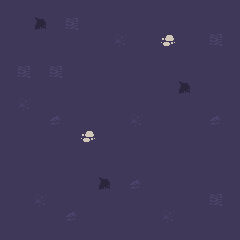

Rendered tile map (Tiled .tmx) drawn with the repository's tilesets; below, a short description and the full map source, tile grids included:
An orthogonal 15x15 tile map with 16x16 px tiles, 4 tile layers (floor, wall, roof, units).

<map version="1.10" tiledversion="2025.05.05" orientation="orthogonal" renderorder="right-down" width="15" height="15" tilewidth="16" tileheight="16" infinite="0" nextlayerid="6" nextobjectid="1">
 <tileset firstgid="1" source="../../tiles/battle/polar.tsx" />
 <layer id="1" name="floor" width="15" height="15">
  <data encoding="csv">
1,1,1,1,1,1,1,1,1,1,1,1,1,1,1,
1,1,2,1,15,1,1,1,1,1,1,1,1,1,1,
1,1,1,1,1,1,1,5,1,1,1,1,1,15,1,
1,1,1,1,1,1,1,1,1,1,1,1,1,1,1,
1,15,1,15,1,1,1,1,1,1,1,1,1,1,1,
1,1,1,1,1,1,1,1,1,1,1,2,1,1,1,
1,5,1,1,1,1,1,1,1,1,1,1,1,1,1,
1,1,1,7,1,1,1,1,5,1,1,1,1,7,1,
1,1,1,1,1,1,1,1,1,1,1,1,1,1,1,
1,1,1,1,1,1,1,1,1,1,1,1,1,1,1,
1,1,1,1,1,1,1,1,1,1,1,1,1,1,1,
1,1,1,1,1,1,2,1,7,1,1,1,1,1,1,
1,1,5,1,1,1,1,1,1,1,1,1,1,15,1,
1,1,1,1,7,1,1,1,1,1,5,1,1,1,1,
1,1,1,1,1,1,1,1,1,1,1,1,1,1,1
</data>
 </layer>
 <layer id="3" name="wall" width="15" height="15">
  <data encoding="csv">
0,0,0,0,0,0,0,0,0,0,0,0,0,0,0,
0,0,0,0,0,0,0,0,0,0,0,0,0,0,0,
0,0,0,0,0,0,0,0,0,0,3,0,0,0,0,
0,0,0,0,0,0,0,0,0,0,0,0,0,0,0,
0,0,0,0,0,0,0,0,0,0,0,0,0,0,0,
0,0,0,0,0,0,0,0,0,0,0,0,0,0,0,
0,0,0,0,0,0,0,0,0,0,0,0,0,0,0,
0,0,0,0,0,0,0,0,0,0,0,0,0,0,0,
0,0,0,0,0,3,0,0,0,0,0,0,0,0,0,
0,0,0,0,0,0,0,0,0,0,0,0,0,0,0,
0,0,0,0,0,0,0,0,0,0,0,0,0,0,0,
0,0,0,0,0,0,0,0,0,0,0,0,0,0,0,
0,0,0,0,0,0,0,0,0,0,0,0,0,0,0,
0,0,0,0,0,0,0,0,0,0,0,0,0,0,0,
0,0,0,0,0,0,0,0,0,0,0,0,0,0,0
</data>
 </layer>
 <layer id="5" name="roof" width="15" height="15">
  <data encoding="csv">
0,0,0,0,0,0,0,0,0,0,0,0,0,0,0,
0,0,0,0,0,0,0,0,0,0,0,0,0,0,0,
0,0,0,0,0,0,0,0,0,0,0,0,0,0,0,
0,0,0,0,0,0,0,0,0,0,0,0,0,0,0,
0,0,0,0,0,0,0,0,0,0,0,0,0,0,0,
0,0,0,0,0,0,0,0,0,0,0,0,0,0,0,
0,0,0,0,0,0,0,0,0,0,0,0,0,0,0,
0,0,0,0,0,0,0,0,0,0,0,0,0,0,0,
0,0,0,0,0,0,0,0,0,0,0,0,0,0,0,
0,0,0,0,0,0,0,0,0,0,0,0,0,0,0,
0,0,0,0,0,0,0,0,0,0,0,0,0,0,0,
0,0,0,0,0,0,0,0,0,0,0,0,0,0,0,
0,0,0,0,0,0,0,0,0,0,0,0,0,0,0,
0,0,0,0,0,0,0,0,0,0,0,0,0,0,0,
0,0,0,0,0,0,0,0,0,0,0,0,0,0,0
</data>
 </layer>
 <layer id="4" name="units" width="15" height="15">
  <data encoding="csv">
0,0,0,0,0,0,0,0,0,0,0,0,0,0,0,
0,0,0,0,0,0,0,0,0,0,0,0,0,0,0,
0,0,0,0,0,0,0,0,0,0,0,0,0,0,0,
0,0,0,0,0,0,0,0,0,0,0,0,0,0,0,
0,0,0,0,0,0,0,0,0,0,0,0,0,0,0,
0,0,0,0,0,0,0,0,0,0,0,0,0,0,0,
0,0,0,0,0,0,0,0,0,0,0,0,0,0,0,
0,0,0,0,0,0,0,0,0,0,0,0,0,0,0,
0,0,0,0,0,0,0,0,0,0,0,0,0,0,0,
0,0,0,0,0,0,0,0,0,0,0,0,0,0,0,
0,0,0,0,0,0,0,0,0,0,0,0,0,0,0,
0,0,0,0,0,0,0,0,0,0,0,0,0,0,0,
0,0,0,0,0,0,0,0,0,0,0,0,0,0,0,
0,0,0,0,0,0,0,0,0,0,0,0,0,0,0,
0,0,0,0,0,0,0,0,0,0,0,0,0,0,0
</data>
 </layer>
</map>
